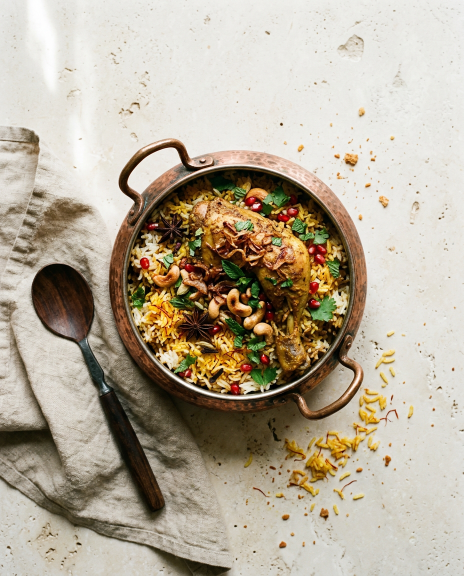
#> input picture art-src/shop-chicken.png, 928 x 1152 px, found by its file name (shown at 1/2 size); its folder holds 4 pictures in this run
$ python dish-cutouts.py
#> lines starting #> are read from the running program, lines starting #| are printed output that depends on the picture; after the words box and inside, x2 and y2 are one past the last pixel; in counts of white or black regions, pixels touching at a corner belong together
# Hero dish visuals: each shop photo's round handi, seen from above, cut out on transparency (WebP with alpha) so
# the hero can rotate it on any background. Cut from the full-resolution masters (art-src/shop-*.png) with a light
# unsharp mask. Centre and radius (rim included) per photo, in 814-wide shop-photo pixels (scaled to the master).
from PIL import Image, ImageDraw, ImageFilter
P = "public/plates/"
HANDI = {"chicken": (424, 490, 224), "mutton": (434, 505, 238), "beef": (452, 490, 208), "fish": (428, 488, 248), "prawn": (420, 505, 222)}
for f, (x, y, r) in HANDI.items():
    src = Image.open(f"art-src/shop-{f}.png").convert("RGB")
#> src is the input picture: PIL image 928x1152 RGB; mean R, G, B 181.8, 171, 153.2
    k = src.width / 814
#> k = 1.14
    x, y, r = x * k, y * k, r * k
#> x = 483.4; y = 558.6; r = 255.4
    im = src.crop((round(x - r), round(y - r), round(x + r), round(y + r))).resize((720, 720), Image.LANCZOS)
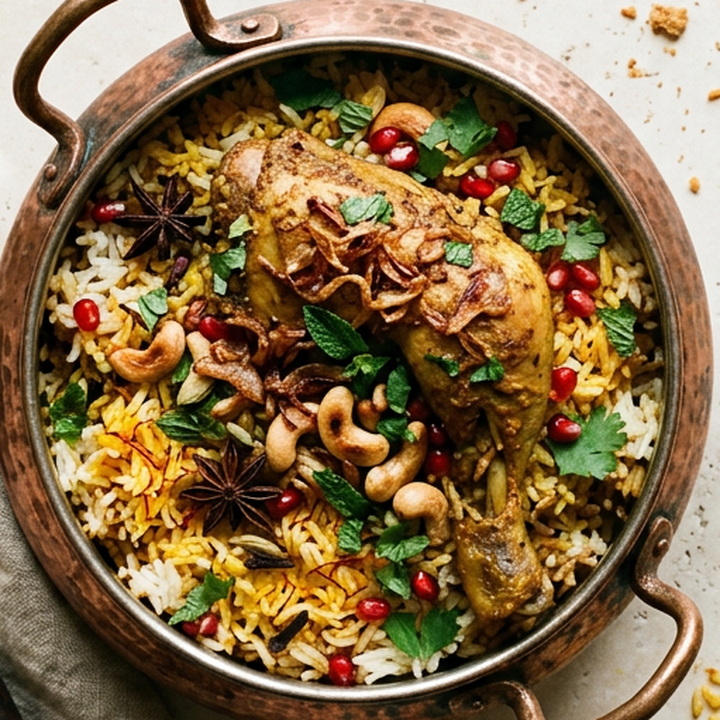
#> im: PIL image 720x720 RGB; mean R, G, B 133.3, 106.5, 70.6
    im = im.filter(ImageFilter.UnsharpMask(radius=1.4, percent=55, threshold=2))
    m = Image.new("L", (720 * 4, 720 * 4), 0)
#> m: PIL image 2880x2880 L; every value is 0
    ImageDraw.Draw(m).ellipse((8, 8, 720 * 4 - 8, 720 * 4 - 8), fill=255)
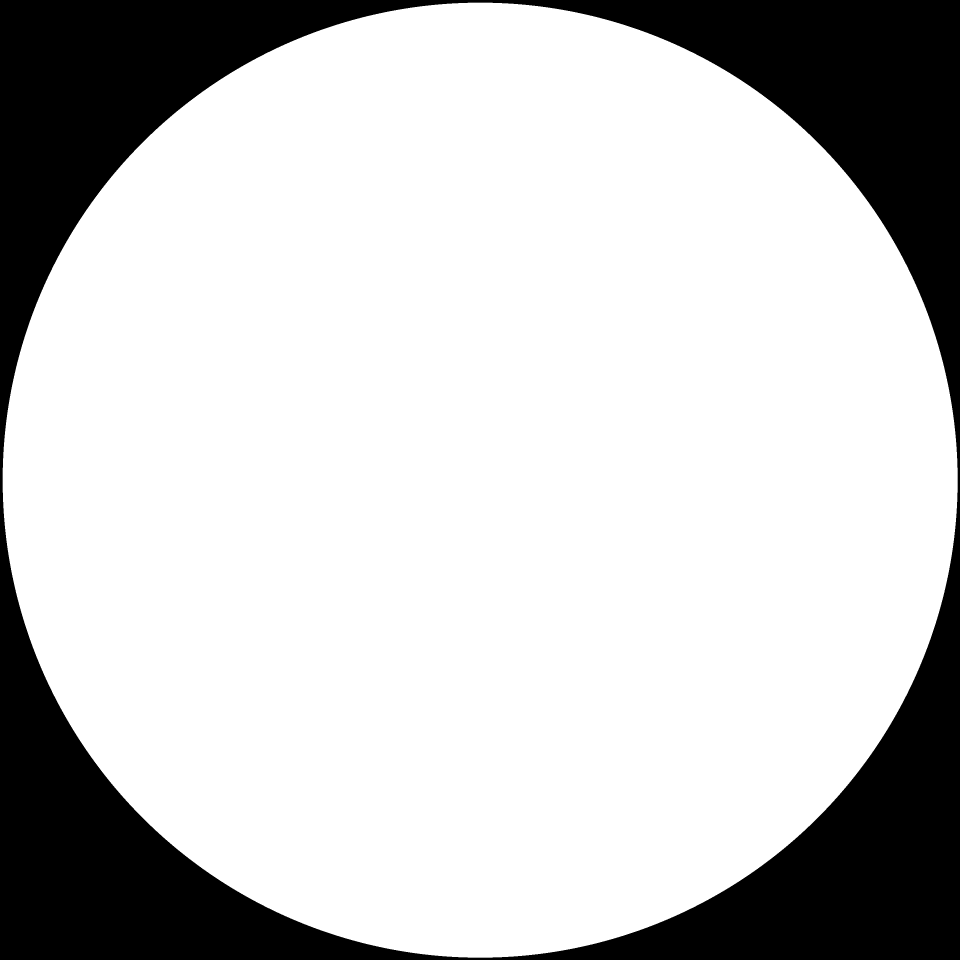
#> m: PIL image 2880x2880 L (shown at 1/3 size); 77.7% white; 1 black region, box (x1, y1, x2, y2) and area: (0, 0, 2880, 2880) 1848103
    m = m.resize((720, 720), Image.LANCZOS).filter(ImageFilter.GaussianBlur(1.2))
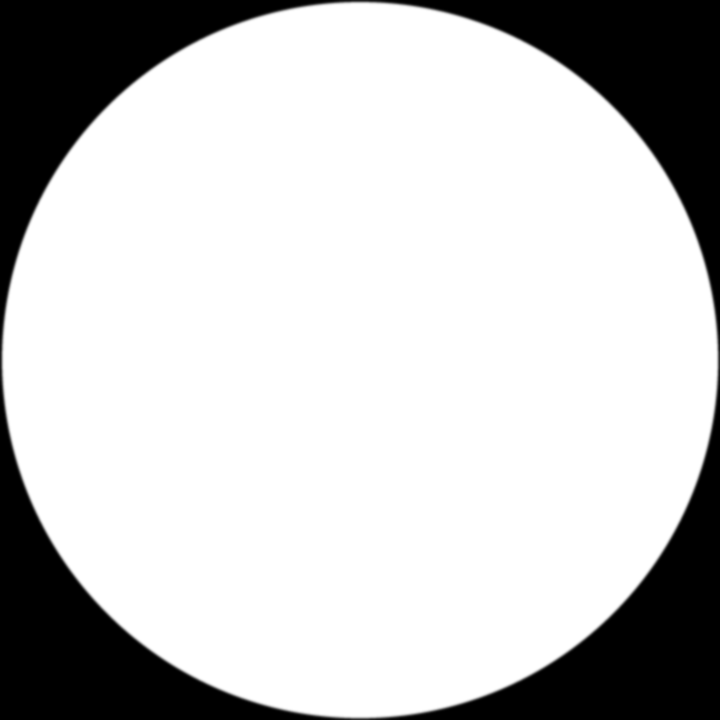
#> m: PIL image 720x720 L; min 0, max 255, mean 198.2
    im.putalpha(m)
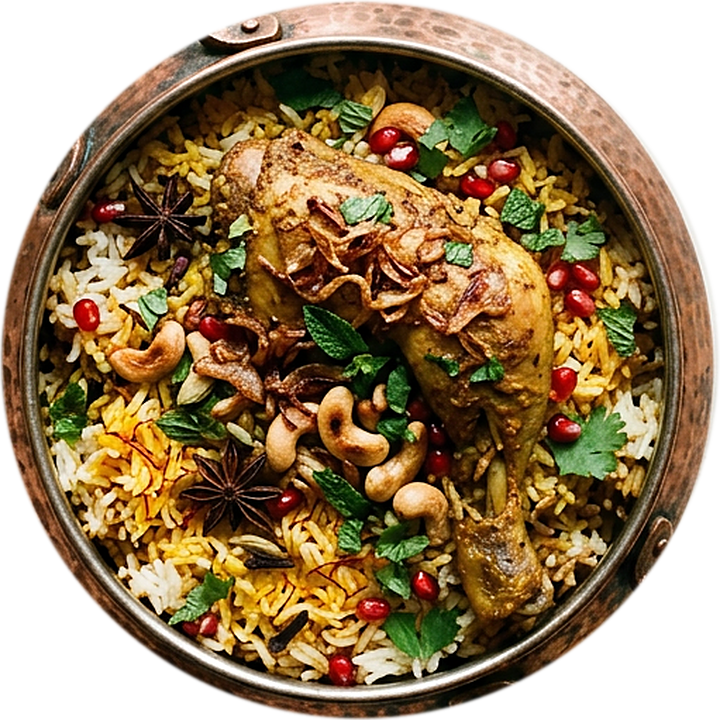
#> im: PIL image 720x720 RGBA; mean R, G, B, A 133.2, 106.7, 71.2, 198.2; transparent parts drawn white
    im.save(f"{P}dish/{f}.webp", quality=82, method=6)
#> pass 2 of the loop `for f, (x, y, r) in HANDI.items():`:
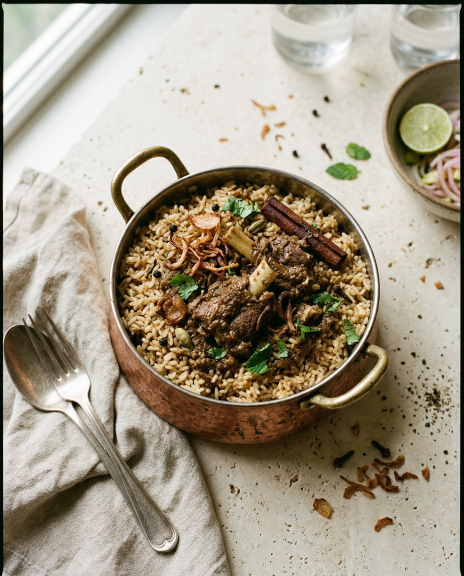
#> input picture art-src/shop-mutton.png, 928 x 1152 px, found by its file name (shown at 1/2 size)
#> src is the input picture: PIL image 928x1152 RGB; mean R, G, B 162.4, 152, 133.7
#> `im = src.crop((round(x - r), round(y - r), round(x + r), round(y + r))..`:
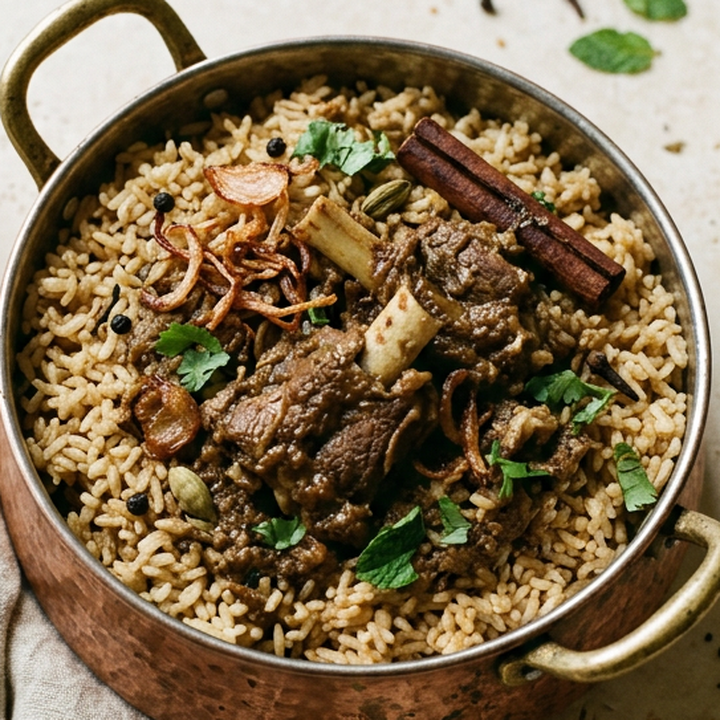
#> im: PIL image 720x720 RGB; mean R, G, B 125.7, 104.8, 74.6
#> `im.putalpha(m)`:
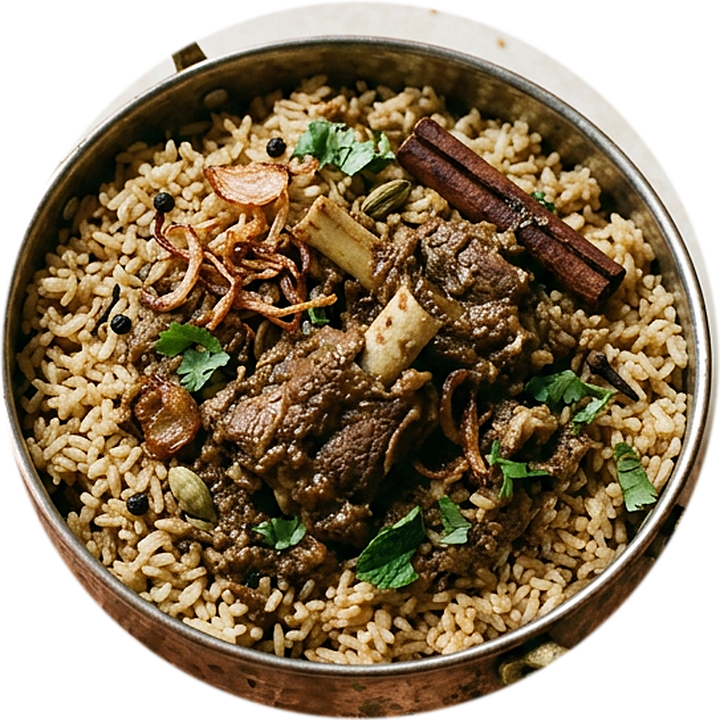
#> im: PIL image 720x720 RGBA; mean R, G, B, A 125.8, 104.9, 75, 198.2; transparent parts drawn white
#> pass 3 of the loop `for f, (x, y, r) in HANDI.items():`:
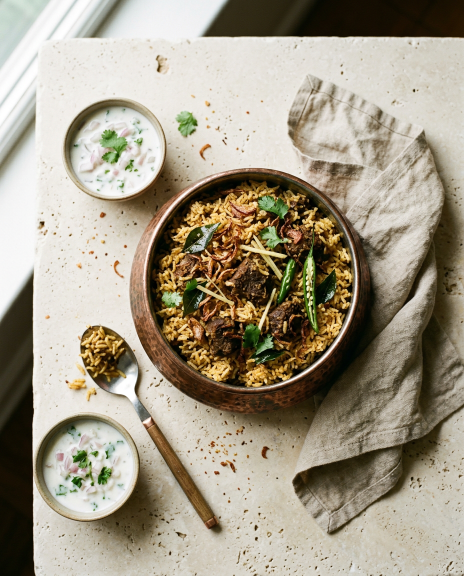
#> input picture art-src/shop-beef.png, 928 x 1152 px, found by its file name (shown at 1/2 size)
#> src is the input picture: PIL image 928x1152 RGB; mean R, G, B 162.4, 153.4, 135.2
#> `im = src.crop((round(x - r), round(y - r), round(x + r), round(y + r))..`:
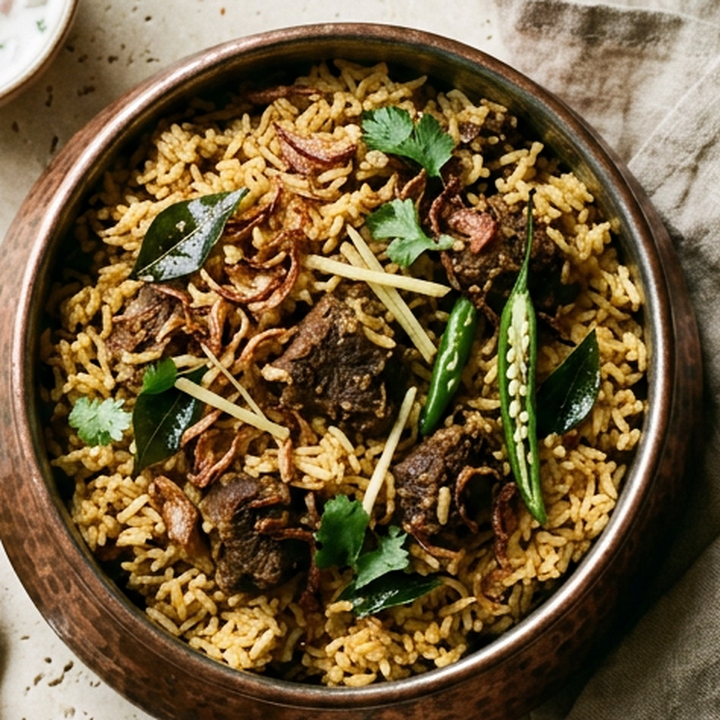
#> im: PIL image 720x720 RGB; mean R, G, B 113.3, 92.7, 59.9
#> `im.putalpha(m)`:
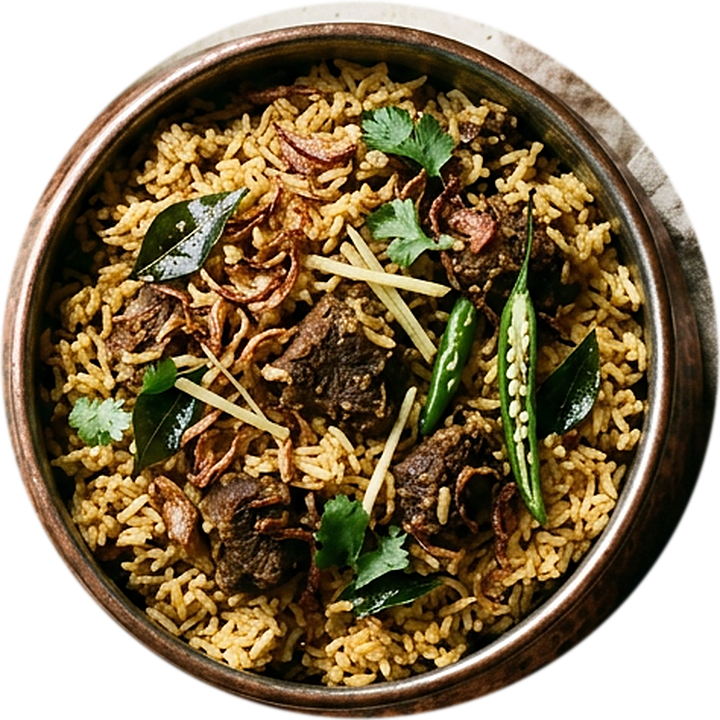
#> im: PIL image 720x720 RGBA; mean R, G, B, A 113.3, 92.8, 60.5, 198.2; transparent parts drawn white
#> (the run stopped early here; a loop or call above may not have finished)
